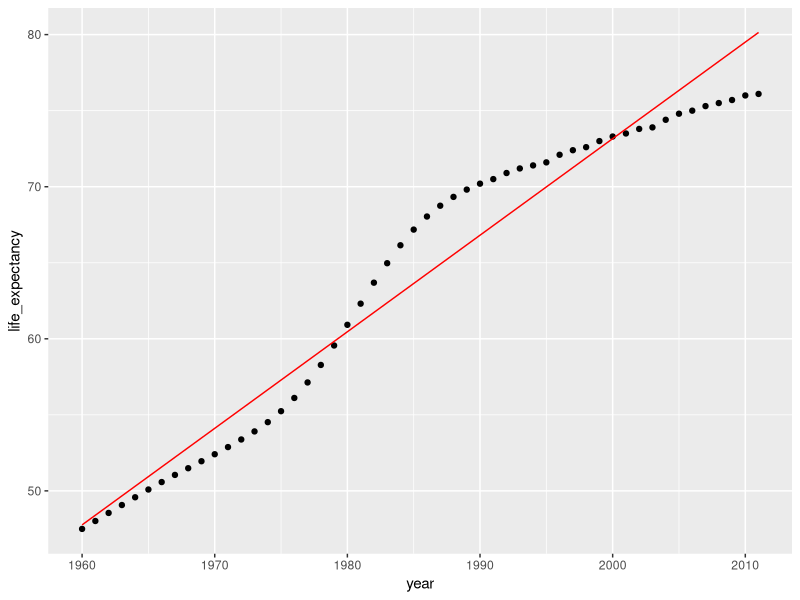
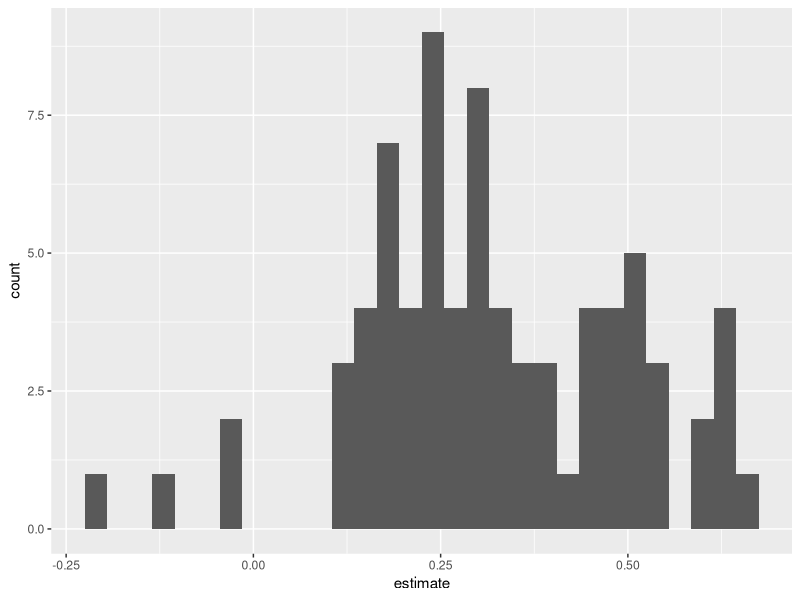

Here is the R script that generated these plots, in order:
## ---- chunk 1
library(tidyverse)
gapminder <- read_csv("gapminder.csv")

# Explore gapminder
head(gapminder)

# Prepare the nested dataframe gap_nested

gap_nested <- gapminder %>% 
  group_by(country) %>% 
  nest()

# Explore gap_nested
head(gap_nested)
## ---- chunk 2
# Create the unnested dataframe called gap_unnnested
gap_unnested <- gap_nested %>% 
  unnest(col=data)
  
# Confirm that your data was not modified  
identical(gapminder, gap_unnested)
## ---- chunk 3
# Extract the data of Algeria
algeria_df <- gap_nested$data[[1]]

# Calculate the minimum of the population vector
min(algeria_df$population)

# Calculate the maximum of the population vector
max(algeria_df$population)

# Calculate the mean of the population vector
mean(algeria_df$population)
## ---- chunk 4
# Calculate the mean population for each country
pop_nested <- gap_nested %>%
  mutate(mean_pop = map(.x=data, .f=~mean(.x$population)))

# Take a look at pop_nested
head(pop_nested)

# Extract the mean_pop value by using unnest
pop_mean <- pop_nested %>% 
  unnest(mean_pop)

# Take a look at pop_mean
head(pop_mean)
## ---- chunk 5
# Calculate mean population and store result as a double
pop_mean <- gap_nested %>%
  mutate(mean_pop = map_dbl(data, ~mean(.x$population)))

# Take a look at pop_mean
head(pop_mean)
## ---- chunk 6
# Build a linear model for each country
gap_models <- gap_nested %>%
    mutate(model = map(data, ~lm(formula = life_expectancy~year, data = .x)))
    
# Extract the model for Algeria    
algeria_model <- gap_models$model[[1]]

# View the summary for the Algeria model
summary(algeria_model)
## ---- chunk 7
library(broom)

# Extract the coefficients of the algeria_model as a dataframe
tidy(algeria_model)

# Extract the statistics of the algeria_model as a dataframe
glance(algeria_model)
## ---- chunk 8
# Build the augmented dataframe
algeria_fitted <- augment(algeria_model)

# Compare the predicted values with the actual values of life expectancy
algeria_fitted %>% 
  ggplot(aes(x = year)) +
  geom_point(aes(y = life_expectancy)) + 
  geom_line(aes(y = .fitted), color = "red")
## ---- chunk 9
# Extract the coefficient statistics of each model into nested dataframes
model_coef_nested <- gap_models %>% 
    mutate(coef = map(model, ~tidy(.x)))
    
# Simplify the coef dataframes for each model    
model_coef <- model_coef_nested %>%
    unnest(coef)

# Plot a histogram of the coefficient estimates for year         
model_coef %>% 
  filter(term == "year") %>% 
  ggplot(aes(x = estimate)) +
  geom_histogram()
## ---- chunk 10
# Extract the fit statistics of each model into dataframes
model_perf_nested <- gap_models %>% 
    mutate(fit = map(model, ~glance(.x)))

# Simplify the fit dataframes for each model    
model_perf <- model_perf_nested %>% 
    unnest(col=fit)
    
# Look at the first six rows of model_perf
head(model_perf)
## ---- chunk 11

## ---- chunk 12

## ---- chunk 13

## ---- chunk 14

